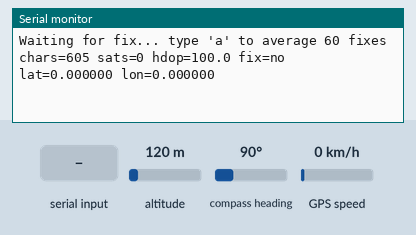
A sketch run on a simulated ESP32. Shown: the last lines printed to the serial monitor. Inputs (shaded band) come from the test bench; at power-on: altitude 120 m, compass heading 90°, GPS speed 0 km/h. The GPS gets a fix after 3 s at 37.7749, -122.4194 with 8 satellites.

Above: at 1.7 s.
1.8 s: altitude set to 20 m
At 4.6 s:
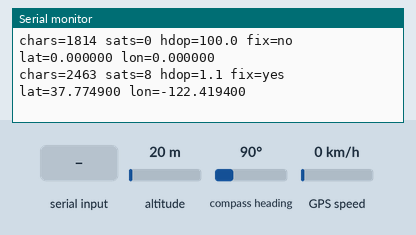
5.9 s: "a" received over the second serial link
At 6.8 s:
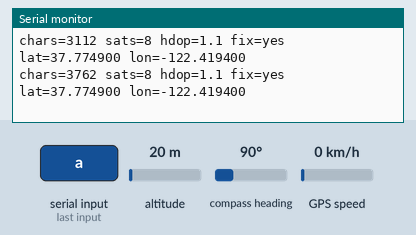
7.4 s: compass heading set to 7°
At 8.7 s:
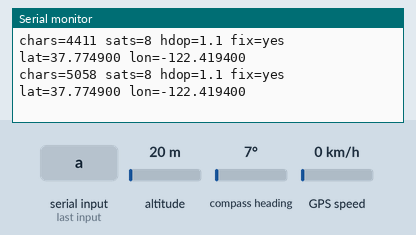
8.9 s: GPS speed set to 30 km/h
At 9.8 s:
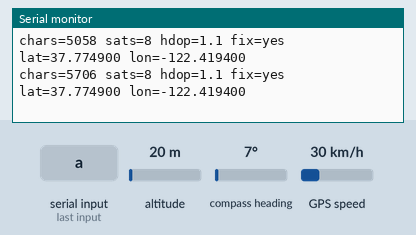
10.4 s: "1" received over the second serial link
At 11.5 s:
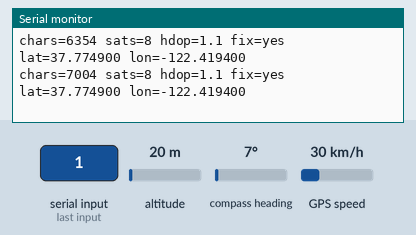
Timing chart, 0 to 12.9 s (numbered marks = the images above; inputs shaded):
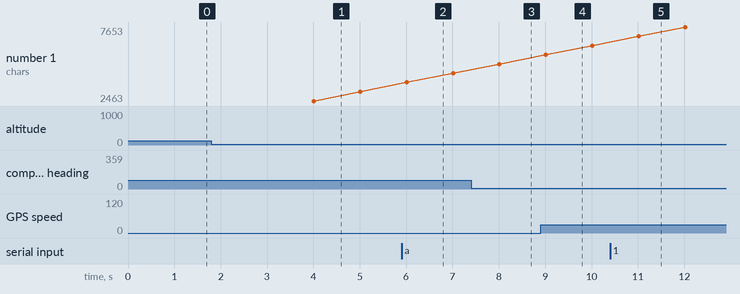

Measured:
- after the input at 1.8 s, the serial monitor: prints a new line after 1.2 s (image 1)
- after the input at 5.9 s, the serial monitor: prints a new line after 0.11 s (image 2)
- after the input at 7.4 s, the serial monitor: prints a new line after 0.61 s (image 3)
- after the input at 10.4 s, the serial monitor: prints a new line after 0.62 s (image 5)
- plotted number 1: 3112 → 4411 after the input at 5.9 s, 4411 → 5058 after the input at 7.4 s, 5058 → 6354 after the input at 8.9 s, 6354 → 7653 after the input at 10.4 s

The sketch:

04_gps_test.ino
```cpp
// 04 — Neo-6M GPS test + landmark coordinate capture
// Wiring: VCC->5V (GY-GPS6MV2 has a regulator), GND->GND, TX->GPIO39
// First fix outdoors can take 1–5 min (cold start). Keep the antenna facing up.
// Stand at a landmark, wait for >= 6 satellites, then type "a" to average
// 60 fixes — paste the printed line into firmware/navigation_aid/config.h
#include <TinyGPSPlus.h>
HardwareSerial GPSSerial(2);
TinyGPSPlus gps;
uint32_t tPrint = 0;

void setup() {
  Serial.begin(115200); delay(500);
  GPSSerial.begin(9600, SERIAL_8N1, 39, -1);
  Serial.println("Waiting for fix... type 'a' to average 60 fixes");
}

void average() {
  double la = 0, lo = 0; int n = 0; uint32_t t = millis();
  while (n < 60 && millis() - t < 90000) {
    while (GPSSerial.available()) gps.encode(GPSSerial.read());
    if (gps.location.isUpdated() && gps.location.isValid()) { la += gps.location.lat(); lo += gps.location.lng(); n++; }
  }
  if (n) Serial.printf("  { \"NAME\", %.6f, %.6f, TRK_LANDMARK_X },   // %d fixes\n", la / n, lo / n, n);
  else   Serial.println("No valid fixes collected");
}

void loop() {
  while (GPSSerial.available()) gps.encode(GPSSerial.read());
  if (Serial.available() && Serial.read() == 'a') average();
  if (millis() - tPrint > 1000) {
    tPrint = millis();
    Serial.printf("chars=%lu sats=%u hdop=%.1f fix=%s lat=%.6f lon=%.6f\n",
                  (unsigned long)gps.charsProcessed(), (unsigned)gps.satellites.value(), gps.hdop.hdop(),
                  gps.location.isValid() ? "yes" : "no", gps.location.lat(), gps.location.lng());
    if (gps.charsProcessed() < 10 && millis() > 5000) Serial.println("  no NMEA data — check TX->GPIO39 and baud");
  }
}
```
